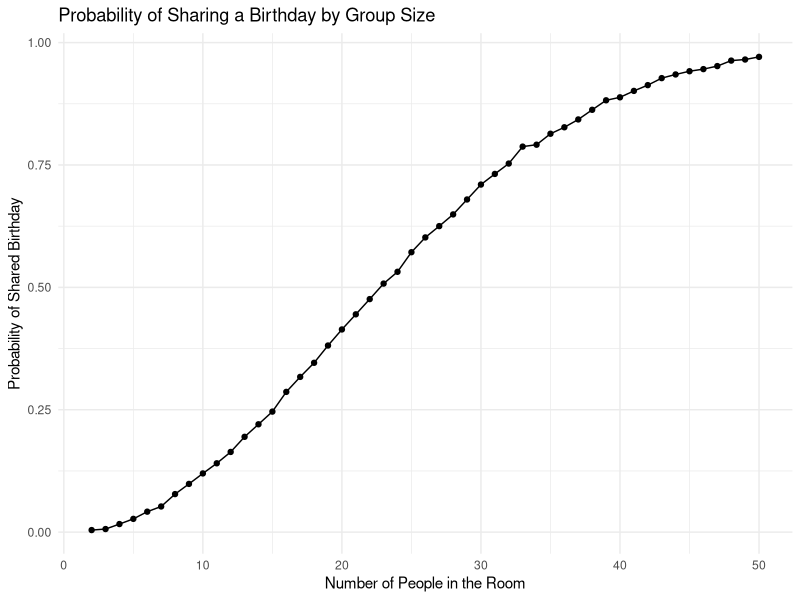

The R script that drew this image:
## ---- chunk 1
library(tidyverse)

knitr::opts_chunk$set(
  fig.width = 7,
  fig.asp = 0.6,
  out.width = "90%"
)

set.seed(1236)
## ---- chunk 2
# Birthday function from class
birthday_repeated = function(n_room){
  birthdays = sample(1:365, size = n_room, replace = TRUE)
  
  repeated_birthdays = length(unique(birthdays)) < n_room
  
  return(repeated_birthdays)
}
## ---- chunk 3
birthday_results_df = 
  expand_grid(
    number_of_people = 2:50,
    iter = 1:10000
  ) |> 
  mutate(
    repeated = map_lgl(number_of_people, birthday_repeated)
  )

birthday_prob_df =
  birthday_results_df |>
  group_by(number_of_people) |>
  summarize(
    prob_of_repeat = mean(repeated)
  )

birthday_prob_df
## ---- chunk 4
birthday_prob_df |> 
  ggplot(aes(x = number_of_people, y = prob_of_repeat)) +
  geom_point() +
  geom_line() +
  labs(
    title = "Probability of Sharing a Birthday by Group Size",
    x = "Number of People in the Room",
    y = "Probability of Shared Birthday"
  ) +
  theme_minimal()
